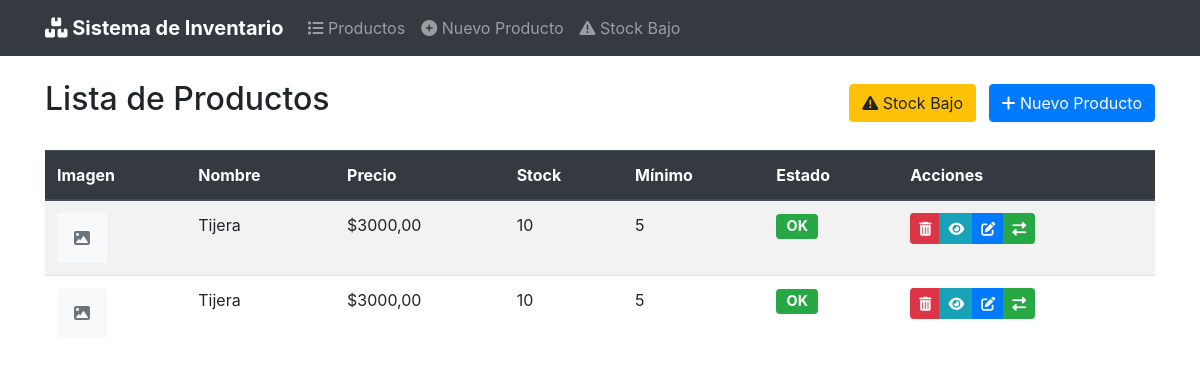
The app's page /, older data.
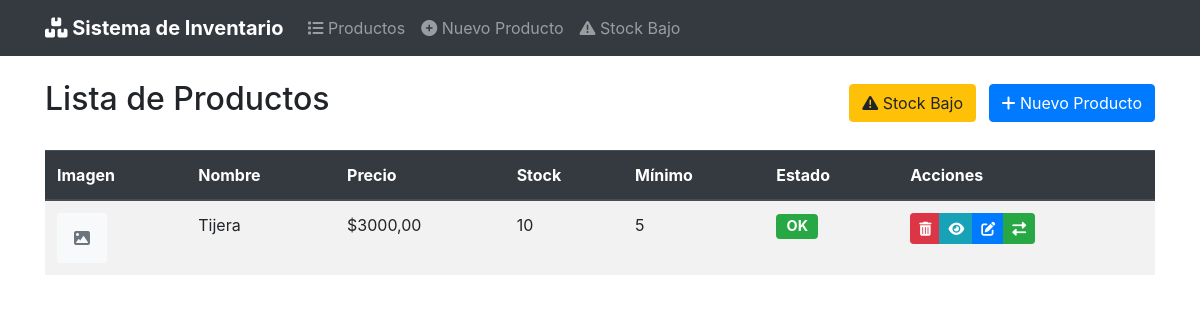
The same page, newer data.
### productos/models.py (models this page shows, shortened)
class Producto(models.Model):
    nombre = models.CharField("Nombre", max_length=50)
    descripcion = models.CharField("Descripcion", max_length=200)
    precio = models.DecimalField("Precio", max_digits=10, decimal_places=2)
    sku = models.CharField("sku", max_length=20, unique=True)
    stock = models.IntegerField(default=0)
    stock_minimo = models.IntegerField(default=5, verbose_name="Stock Minimo")
    imagen = models.ImageField(
        "Imagen",
        upload_to=get_image_path,
        validators=[validate_image_size],
        blank=True,
        null=True,
        help_text="Formatos permitidos: jpg, png, gif. Tamaño maximo: 5MB"
    )
    fecha_creacion = models.DateTimeField("Fecha de creacion", auto_now_add=True)
    fecha_actualizacion = models.DateTimeField("Fecha de creacion", auto_now=True)
    class Meta:
        verbose_name = 'Producto'
        verbose_name_plural = 'Productos'
        ordering = ['nombre']
    @property
    def necesita_reposicion(self):
        return self.stock < self.stock_minimo

### productos/views.py (the view)
# urls.py: path('', views.ProductoListView.as_view(), name='producto_list'),
class ProductoListView(ListView):
    model = Producto
    template_name = "producto/producto_list.html"
    context_object_name = "productos"
    def get_queryset(self):
        queryset = super().get_queryset()
        stock_bajo = self.request.GET.get('stock_bajo')
        if stock_bajo:
            queryset = queryset.filter(stock__lt=F("stock_minimo"))
        return queryset.order_by("nombre")
    def get_context_data(self, **kwargs):
        context = super().get_context_data(**kwargs)
        context["stock_bajo"] = self.request.GET.get("stock_bajo")
        return context
    def get(self, request, *args, **kwargs):
        response = super().get(request, *args, **kwargs)
        if not self.get_queryset().exists():
            messages.info(request, "No hay productos disponibles.")
        return response

### templates/productos/producto_list.html (shortened to what this page needs)
{% extends 'productos/base.html' %}
{% load bootstrap4 %}
{% block header %}Lista de Productos{% endblock %}
{% block extra_buttons %}
<div>
    <a href="{% url 'productos:stock_bajo_list' %}" class="btn btn-warning mr-2">
        <i class="fas fa-exclamation-triangle"></i> Stock Bajo
    </a>
    <a href="{% url 'productos:producto_create' %}" class="btn btn-primary">
        <i class="fas fa-plus"></i> Nuevo Producto
    </a>
</div>
{% endblock %}
{% block content %}
{% if productos %}
<div class="table-responsive">
    <table class="table table-striped table-hover">
        <thead class="thead-dark">
            <tr>
                <th>Imagen</th>
                <th>Nombre</th>
                <th>Precio</th>
                <th>Stock</th>
                <th>Mínimo</th>
                <th>Estado</th>
                <th>Acciones</th>
            </tr>
        </thead>
        <tbody>
            {% for producto in productos %}
            <tr class="{% if producto.necesita_reposicion %}table-warning{% endif %}">
                <td>
                    {% if producto.imagen %}
                        <img src="{{ producto.imagen.url }}" alt="{{ producto.nombre }}" class="product-img rounded">
                    {% else %}
                        <div class="product-img bg-light d-flex align-items-center justify-content-center rounded">
                            <i class="fas fa-image text-muted"></i>
                        </div>
                    {% endif %}
                </td>
                <td>{{ producto.nombre }}</td>
                <td>${{ producto.precio }}</td>
                <td>
                    {{ producto.stock }}
                </td>
                <td>{{ producto.stock_minimo }}</td>
                <td>
                    {% if producto.necesita_reposicion %}
                        <span class="badge badge-warning badge-lg">Bajo</span>
                    {% else %}
                        <span class="badge badge-success badge-lg">OK</span>
                    {% endif %}
                </td>
                <td>
                    <div class="btn-group btn-group-sm">
                        <a href="{% url 'productos:producto_confirm_delete' producto.pk %}" class="btn btn-danger" title ="Eliminar">
                            <i class="fas fa-trash-alt"></i>
                        </a>
                        <a href="{% url 'productos:producto_detail' producto.pk %}" class="btn btn-info" title="Ver detalle">
                            <i class="fas fa-eye"></i>
                        </a>
                        <a href="{% url 'productos:producto_form' producto.pk %}" class="btn btn-primary" title="Editar">
                            <i class="fas fa-edit"></i>
                        </a>
                        <a href="{% url 'productos:producto_movimiento_form' producto.pk %}" class="btn btn-success" title="Movimiento">
                            <i class="fas fa-exchange-alt"></i>
                        </a>
                    </div>
                </td>
            </tr>
            {% endfor %}
        </tbody>
    </table>
</div>
{% else %}
<div class="alert alert-info">
    <i class="fas fa-info-circle"></i> No hay productos registrados.
</div>
{% endif %}
{% endblock %}

Row changes from the older to the newer data that the page shows:
removed Producto: nombre "Tijera", precio "3000,00", stock "10", stock_minimo "5", shows "OK"
